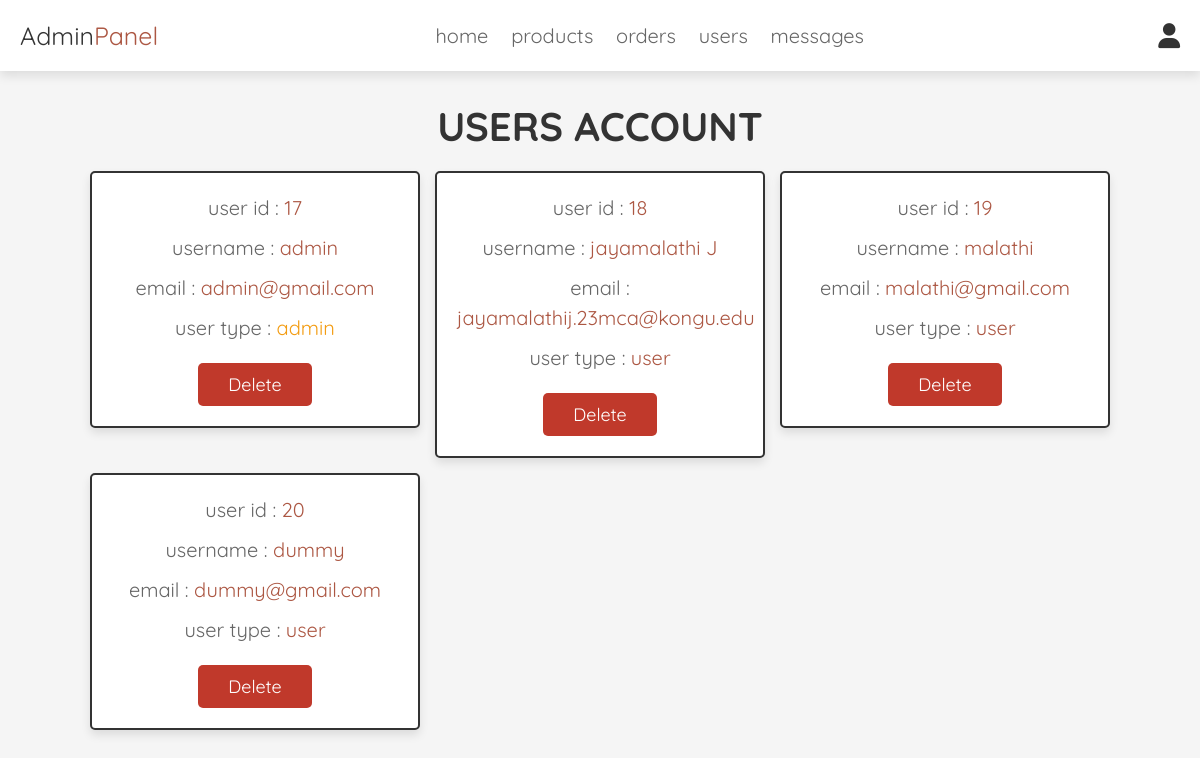
The page /admin_users.php (signed in) on the database its author committed.
### tables this page shows
CREATE TABLE `users` (
  `id` int(100) NOT NULL,
  `name` varchar(100) NOT NULL,
  `email` varchar(100) NOT NULL,
  `password` varchar(100) NOT NULL,
  `user_type` varchar(20) NOT NULL DEFAULT 'user'
);

### admin_users.php (the view, shortened to what this page needs)
<?php
@include 'config.php';
?>
<!DOCTYPE html>
<html lang="en">
<head>
   <link rel="stylesheet" href="https://cdnjs.cloudflare.com/ajax/libs/font-awesome/6.0.0/css/all.min.css">
   <link rel="stylesheet" href="css/admin_style.css">
</head>
<body>
<?php @include 'admin_header.php'; ?>
<section class="users">
   <h1 class="title">users account</h1>
   <div class="box-container">
      <?php
         $select_users = mysqli_query($conn, "SELECT * FROM `users`") or die('query failed');
         if(mysqli_num_rows($select_users) > 0){
            while($fetch_users = mysqli_fetch_assoc($select_users)){
      ?>
      <div class="box">
         <p>user id : <span><?php echo $fetch_users['id']; ?></span></p>
         <p>username : <span><?php echo $fetch_users['name']; ?></span></p>
         <p>email : <span><?php echo $fetch_users['email']; ?></span></p>
         <p>user type : <span style="color:<?php if($fetch_users['user_type'] == 'admin'){ echo 'var(--orange)'; }; ?>"><?php echo $fetch_users['user_type']; ?></span></p>
         <a href="admin_users.php?delete=<?php echo $fetch_users['id']; ?>" onclick="return confirm('delete this user?');" class="delete-btn">delete</a>
      </div>
      <?php
         }
      }
      ?>
   </div>
</section>
</body>
</html>

### admin_header.php (shortened to what this page needs)
<header class="header">
   <div class="flex">
      <a href="admin_page.php" class="logo">Admin<span>Panel</span></a>
      <nav class="navbar">
         <a href="admin_page.php">home</a>
         <a href="admin_products.php">products</a>
         <a href="admin_orders.php">orders</a>
         <a href="admin_users.php">users</a>
         <a href="admin_contacts.php">messages</a>
      </nav>
      <div class="icons">
         <div id="user-btn" class="fas fa-user"></div>
      </div>
   </div>
</header>

### admin_style.css (style rules this page uses)
:root { --brown:#AC5743; --red:#c0392b; --orange:#f39c12; --black:#333; --white:#fff; --light-color:#666; --light-white:#ccc; --light-bg:#f5f5f5; --border:.2rem solid var(--black); --box-shadow:0 .5rem 1rem rgba(0,0,0,.1); }
* { font-family: 'Quicksand', sans-serif; margin:0; padding:0; box-sizing: border-box; outline: none; border:none; text-decoration: none; transition:all .2s linear; }
html { font-size: 62.5%; overflow-x: hidden; scroll-behavior: smooth; scroll-padding-top: 6.5rem; }
body { background: var(--light-bg); }
section { padding:3rem 2rem; }
.title { text-align: center; margin-bottom: 2rem; color:var(--black); text-transform: uppercase; font-size: 4rem; }
.btn, .delete-btn, .option-btn { display: inline-block; border-radius: .5rem; margin-top: 1rem; font-size: 1.8rem; color:var(--white); cursor: pointer; padding:1rem 3rem; text-transform: capitalize; }
.delete-btn { background-color: var(--red); }
.header { position: sticky; top:0; left:0; right:0; z-index: 1000; background-color: var(--white); box-shadow: var(--box-shadow); }
.header .flex { display: flex; align-items: center; justify-content: space-between; padding:2rem; max-width: 1200px; margin:0 auto; position: relative; }
.header .flex .icons div { font-size: 2.5rem; margin-left: 1.7rem; cursor: pointer; color:var(--black); }
.header .flex .navbar a { margin:0 1rem; font-size: 2rem; color:var(--light-color); }
.header .flex .logo { font-size: 2.5rem; color:var(--black); }
.header .flex .logo span { color:var(--brown); }
.users .box-container { display: grid; grid-template-columns: repeat(auto-fit, 33rem); gap:1.5rem; align-items: flex-start; max-width: 1200px; margin: 0 auto; justify-content: center; }
.users .box-container .box { padding:2rem; border:var(--border); background-color: var(--white); box-shadow: var(--box-shadow); border-radius: .5rem; text-align: center; }
.users .box-container .box p { font-size: 2rem; color:var(--light-color); margin-bottom: 1rem; line-height: 1.5; }
.users .box-container .box p span { color:var(--brown); }
.users .box-container .box .delete-btn { margin-top: .5; }

### rows shown on the page
users: id "17", name "admin", email "admin@gmail.com", user_type "admin"
users: id "18", name "jayamalathi J", email "jayamalathij.23mca@kongu.edu", user_type "user"
users: id "19", name "malathi", email "malathi@gmail.com", user_type "user"
users: id "20", name "dummy", email "dummy@gmail.com", user_type "user"
